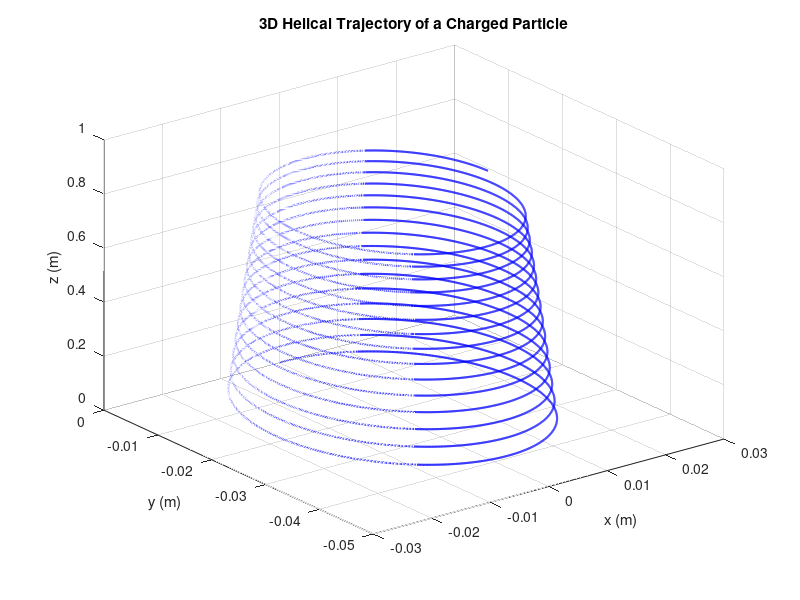
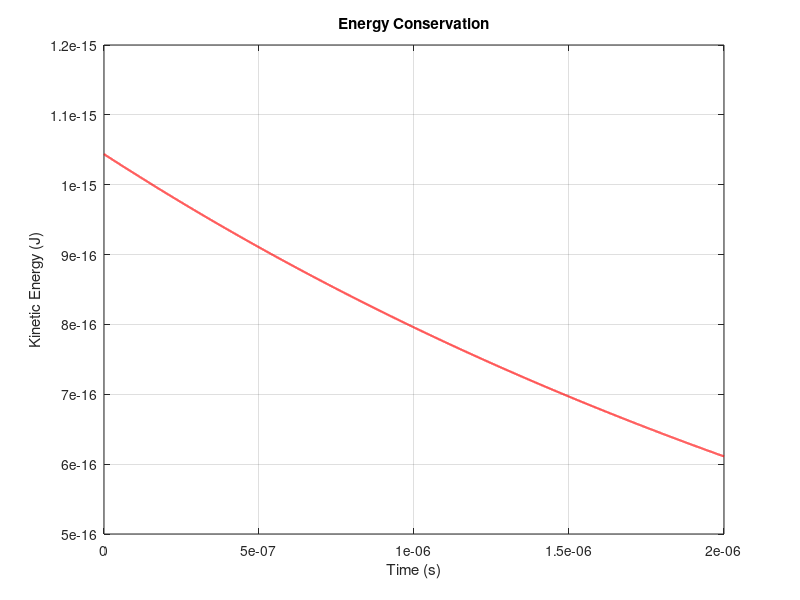

Write MATLAB code to recreate these figures, in order.
% Parameters
q_proton = 1.6e-19;  
m_proton = 1.67e-27; 
q_ion = q_proton;    
m_ion = 4 * m_proton; 
Bz = 1;              

% Choose particle type
q = q_proton;        
m = m_proton;        

% Initial conditions
v_perp = 1e6;        
v_par = 0.5e6;       
v0 = [v_perp, 0, v_par]; 
x0 = [0, 0, 0];      

% Time parameters
dt = 1e-10;          
t_end = 2e-6;        
t = 0:dt:t_end;      
n_steps = length(t); 

% Magnetic field
B = [0, 0, Bz];      

% Arrays to store position and velocity
x = zeros(n_steps, 3); 
v = zeros(n_steps, 3); 

% Set initial conditions
x(1, :) = x0;
v(1, :) = v0;

% Leapfrog-Boris integration
for i = 1:n_steps-1
    % Half-step position update
    x_mid = x(i, :) + 0.5 * dt * v(i, :);
    
    % Electric field (zero in this case)
    E = [0, 0, 0];
    
    % Magnetic field force
    t_b = (q / m) * 0.5 * dt * B;
    v_minus = v(i, :) + dt * 0.5 * q * E / m; 
    
    % Rotation due to magnetic field
    v_prime = v_minus + cross(v_minus, t_b); 
    v_plus = v_prime / (1 + norm(t_b)^2);
    
    % Full velocity update
    v(i+1, :) = v_plus + 0.5 * dt * q * E / m;
    
    % Full position update
    x(i+1, :) = x_mid + 0.5 * dt * v(i+1, :);
end

% Calculate energy conservation
energy = 0.5 * m * sum(v.^2, 2); % Kinetic energy (J)

% Calculate gyroradius
gyro_radius = v_perp * m / (q * Bz);

% Plot trajectory
figure;
plot3(x(:, 1), x(:, 2), x(:, 3), 'b', 'LineWidth', 1.5);
xlabel('x (m)');
ylabel('y (m)');
zlabel('z (m)');
title('3D Helical Trajectory of a Charged Particle');
grid on;
view(3);

% Plot energy conservation
figure;
plot(t, energy, 'r', 'LineWidth', 1.5);
xlabel('Time (s)');
ylabel('Kinetic Energy (J)');
title('Energy Conservation');
grid on;

% Display results
fprintf('Gyro-radius: %.3e m\n', gyro_radius);
fprintf('Initial energy: %.3e J\n', energy(1));
fprintf('Final energy: %.3e J\n', energy(end));
